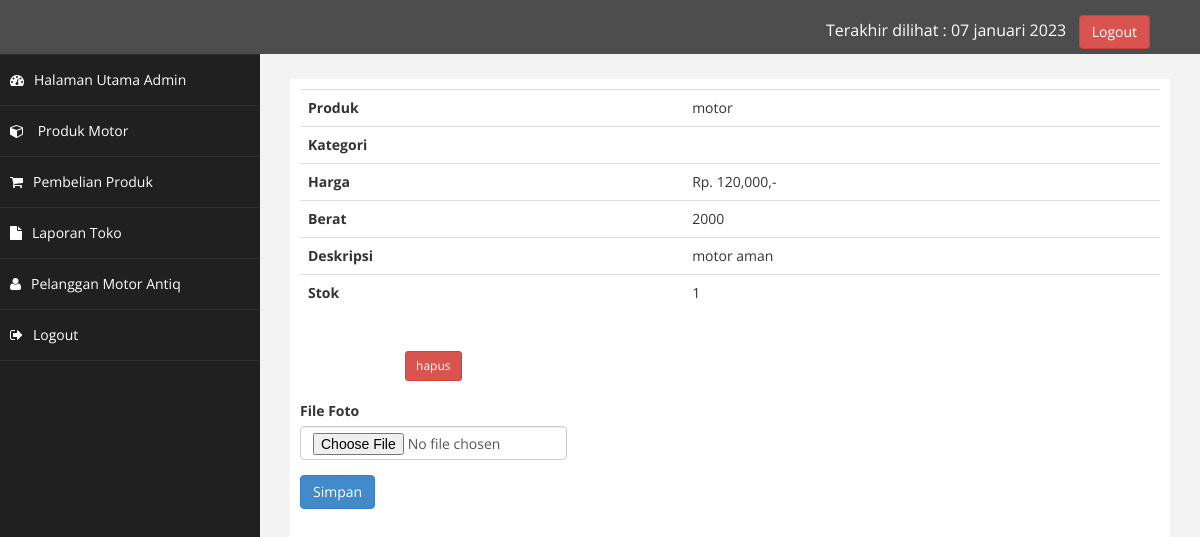
Page /admin/index.php?halaman=detailproduk&id=19 (signed in) on the committed database.
### tables this page shows
CREATE TABLE IF NOT EXISTS `produk` (
`id_produk` int(11) NOT NULL,
  `id_kategori` int(5) NOT NULL,
  `nama_produk` varchar(100) NOT NULL,
  `harga_produk` int(11) NOT NULL,
  `berat_produk` int(11) NOT NULL,
  `foto_produk` varchar(100) NOT NULL,
  `deskripsi_produk` text NOT NULL,
  `stok_produk` int(5) NOT NULL
);

CREATE TABLE IF NOT EXISTS `produk_foto` (
`id_produk_foto` int(11) NOT NULL,
  `id_produk` int(11) NOT NULL,
  `nama_produk_foto` varchar(255) NOT NULL
);

### admin/detailproduk.php (the view, shortened to what this page needs)
<?php
$id_produk = $_GET['id'];
$ambil = $koneksi->query("SELECT * FROM produk LEFT JOIN kategori ON produk.id_kategori=kategori.id_kategori WHERE id_produk='$id_produk'");
$detailproduk = $ambil->fetch_assoc();
$fotoproduk = array();
$ambilfoto = $koneksi->query("SELECT * FROM produk_foto WHERE id_produk='$id_produk'");
while($tiap = $ambilfoto->fetch_assoc()){
  $fotoproduk[] = $tiap;
}
?>
<table class="table">
  <tr>
    <th>Produk</th>
    <td><?= $detailproduk['nama_produk']; ?></td>
  </tr>
  <tr>
    <th>Kategori</th>
    <td><?= $detailproduk['nama_kategori']; ?></td>
  </tr>
  <tr>
    <th>Harga</th>
    <td>Rp. <?= number_format($detailproduk['harga_produk']) ?>,-</td>
  </tr>
  <tr>
    <th>Berat</th>
    <td><?= $detailproduk['berat_produk']; ?></td>
  </tr>
  <tr>
    <th>Deskripsi</th>
    <td><?= $detailproduk['deskripsi_produk']; ?></td>
  </tr>
  <tr>
    <th>Stok</th>
    <td><?= $detailproduk['stok_produk']; ?></td>
  </tr>
</table>
<div class="row">
  <?php foreach($fotoproduk as $key => $value): ?>
  <div class="col-md-4 text-center">
    <img src="../foto_produk/<?= $value['nama_produk_foto']; ?>" alt="" class="img-responsive"><br>
    <a href="index.php?halaman=hapusfotoproduk&idfoto=<?= $value['id_produk_foto']; ?>&idproduk=<?= $id_produk; ?>" class="btn btn-danger btn-sm">hapus</a>
  </div>
  <?php endforeach; ?>
</div><br>
<div class="row">
  <div class="col-md-4">
    <form method="post" enctype="multipart/form-data">
      <div class="form-group">
        <label for="">File Foto</label>
        <input type="file" name="produk_foto" class="form-control" required>
      </div>
      <button class="btn btn-primary" name="simpan" value="simpan">Simpan</button>
    </form>
  </div>
</div>

### admin/assets/css/custom.css (style rules this page uses)
body { font-family: 'Open Sans', sans-serif; }
.text-center { text-align:center; }

### rows in the picture
produk: nama_produk "motor", harga_produk "120,000", berat_produk "2000", deskripsi_produk "motor aman", stok_produk "1"
